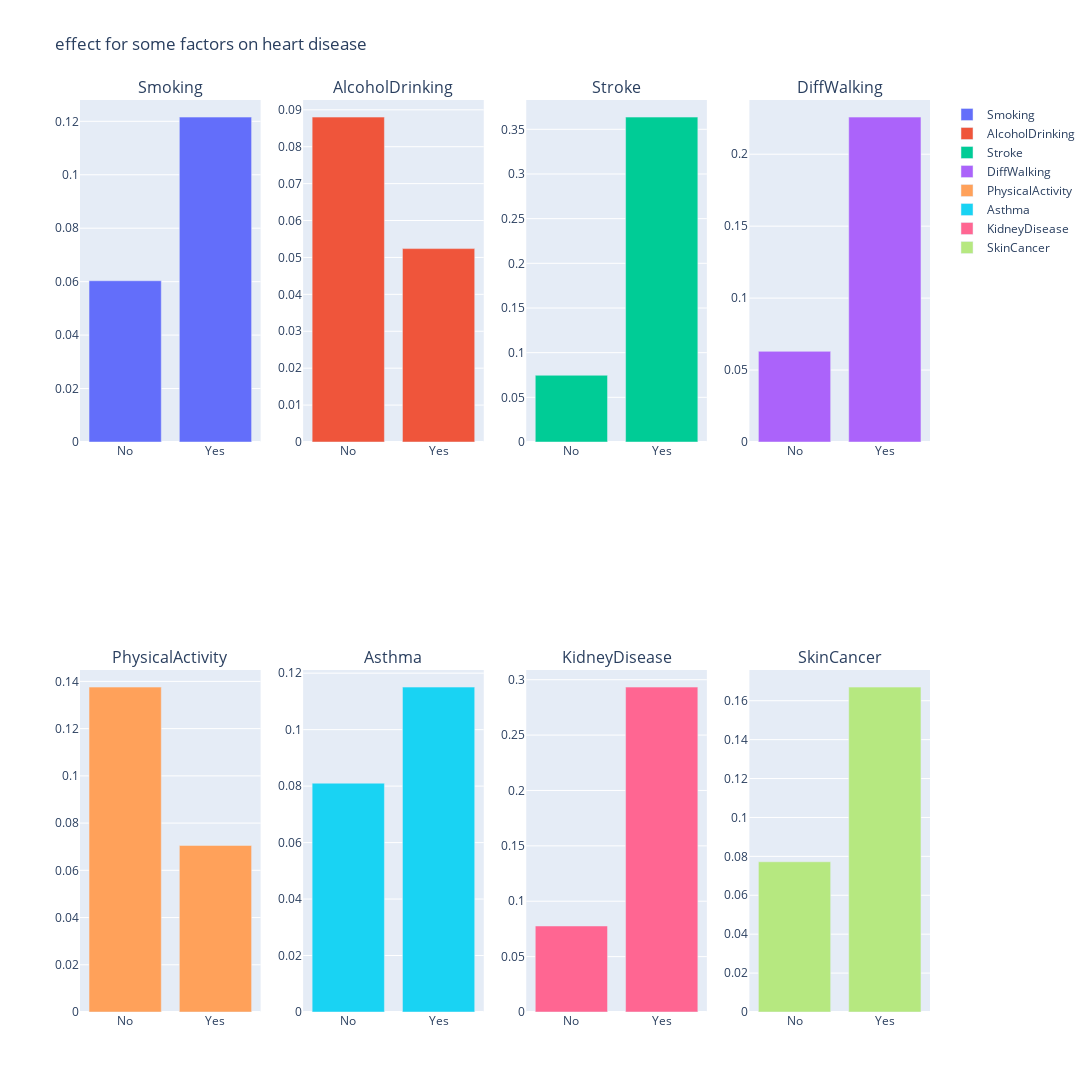

The notebook cell saved with this chart:
### Code cell
D={}
L=['Smoking','AlcoholDrinking','Stroke','DiffWalking','PhysicalActivity','Asthma','KidneyDisease','SkinCancer']
for l in L:
    D[l]=[0,0]
Z=['No','Yes']
for l in L:
    for i in Z:
        x=df.loc[(df[l]==i),:].loc[df['HeartDisease']=='Yes'].HeartDisease.count()
        y=df.loc[(df[l]==i),].count()['HeartDisease']
        r=Z.index(i)
        D[l][r]=x/y
print(D)
fig = make_subplots(rows=2, cols=4, subplot_titles=L)
B=[None]*8
r=0
for i in range(1,3):
    for j in range(1,5):
        B[r]=(i,j)
        r+=1
r=0
for l in L:
    fig.add_trace(go.Bar(x=['No','Yes'], y=D[l],name=l), row=B[r][0], col=B[r][1])
    r+=1

fig.update_layout(height=1200, width=1500, title_text="effect for some factors on heart disease")
fig.show()
fig.write_image("dataVs.png")

### Figure 1 — Plotly figure (JSON) as saved in the notebook; plotly's stock layout.template omitted (floating-point values rounded to 4 significant figures)
{"data": [{"name": "Smoking", "type": "bar", "x": ["No", "Yes"], "xaxis": "x", "y": [0.06033, 0.1216], "yaxis": "y"}, {"name": "AlcoholDrinking", "type": "bar", "x": ["No", "Yes"], "xaxis": "x2", "y": [0.08802, 0.05239], "yaxis": "y2"}, {"name": "Stroke", "type": "bar", "x": ["No", "Yes"], "xaxis": "x3", "y": [0.07469, 0.3637], "yaxis": "y3"}, {"name": "DiffWalking", "type": "bar", "x": ["No", "Yes"], "xaxis": "x4", "y": [0.06298, 0.2258], "yaxis": "y4"}, {"name": "PhysicalActivity", "type": "bar", "x": ["No", "Yes"], "xaxis": "x5", "y": [0.1376, 0.07053], "yaxis": "y5"}, {"name": "Asthma", "type": "bar", "x": ["No", "Yes"], "xaxis": "x6", "y": [0.08103, 0.1151], "yaxis": "y6"}, {"name": "KidneyDisease", "type": "bar", "x": ["No", "Yes"], "xaxis": "x7", "y": [0.07765, 0.2933], "yaxis": "y7"}, {"name": "SkinCancer", "type": "bar", "x": ["No", "Yes"], "xaxis": "x8", "y": [0.07722, 0.167], "yaxis": "y8"}], "layout": {"annotations": [{"font": {"size": 16}, "showarrow": false, "text": "Smoking", "x": 0.1062, "xanchor": "center", "xref": "paper", "y": 1, "yanchor": "bottom", "yref": "paper"}, {"font": {"size": 16}, "showarrow": false, "text": "AlcoholDrinking", "x": 0.3688, "xanchor": "center", "xref": "paper", "y": 1, "yanchor": "bottom", "yref": "paper"}, {"font": {"size": 16}, "showarrow": false, "text": "Stroke", "x": 0.6313, "xanchor": "center", "xref": "paper", "y": 1, "yanchor": "bottom", "yref": "paper"}, {"font": {"size": 16}, "showarrow": false, "text": "DiffWalking", "x": 0.8938, "xanchor": "center", "xref": "paper", "y": 1, "yanchor": "bottom", "yref": "paper"}, {"font": {"size": 16}, "showarrow": false, "text": "PhysicalActivity", "x": 0.1062, "xanchor": "center", "xref": "paper", "y": 0.375, "yanchor": "bottom", "yref": "paper"}, {"font": {"size": 16}, "showarrow": false, "text": "Asthma", "x": 0.3688, "xanchor": "center", "xref": "paper", "y": 0.375, "yanchor": "bottom", "yref": "paper"}, {"font": {"size": 16}, "showarrow": false, "text": "KidneyDisease", "x": 0.6313, "xanchor": "center", "xref": "paper", "y": 0.375, "yanchor": "bottom", "yref": "paper"}, {"font": {"size": 16}, "showarrow": false, "text": "SkinCancer", "x": 0.8938, "xanchor": "center", "xref": "paper", "y": 0.375, "yanchor": "bottom", "yref": "paper"}], "height": 1200, "title": {"text": "effect for some factors on heart disease"}, "width": 1500, "xaxis": {"anchor": "y", "domain": [0, 0.2125]}, "xaxis2": {"anchor": "y2", "domain": [0.2625, 0.475]}, "xaxis3": {"anchor": "y3", "domain": [0.525, 0.7375]}, "xaxis4": {"anchor": "y4", "domain": [0.7875, 1]}, "xaxis5": {"anchor": "y5", "domain": [0, 0.2125]}, "xaxis6": {"anchor": "y6", "domain": [0.2625, 0.475]}, "xaxis7": {"anchor": "y7", "domain": [0.525, 0.7375]}, "xaxis8": {"anchor": "y8", "domain": [0.7875, 1]}, "yaxis": {"anchor": "x", "domain": [0.625, 1]}, "yaxis2": {"anchor": "x2", "domain": [0.625, 1]}, "yaxis3": {"anchor": "x3", "domain": [0.625, 1]}, "yaxis4": {"anchor": "x4", "domain": [0.625, 1]}, "yaxis5": {"anchor": "x5", "domain": [0, 0.375]}, "yaxis6": {"anchor": "x6", "domain": [0, 0.375]}, "yaxis7": {"anchor": "x7", "domain": [0, 0.375]}, "yaxis8": {"anchor": "x8", "domain": [0, 0.375]}}}
